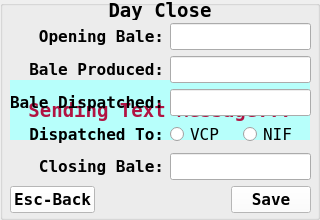
<?xml version="1.0" encoding="UTF-8"?>
<ui version="4.0">
 <class>Day_Close</class>
 <widget class="QWidget" name="Day_Close">
  <property name="geometry">
   <rect>
    <x>0</x>
    <y>0</y>
    <width>320</width>
    <height>220</height>
   </rect>
  </property>
  <property name="font">
   <font>
    <family>DejaVu Sans Mono</family>
    <pointsize>12</pointsize>
   </font>
  </property>
  <property name="windowTitle">
   <string>Form</string>
  </property>
  <widget class="QGroupBox" name="groupBox">
   <property name="geometry">
    <rect>
     <x>0</x>
     <y>0</y>
     <width>320</width>
     <height>220</height>
    </rect>
   </property>
   <property name="title">
    <string/>
   </property>
   <property name="alignment">
    <set>Qt::AlignLeading|Qt::AlignLeft|Qt::AlignVCenter</set>
   </property>
   <widget class="QLabel" name="label">
    <property name="geometry">
     <rect>
      <x>0</x>
      <y>0</y>
      <width>320</width>
      <height>20</height>
     </rect>
    </property>
    <property name="font">
     <font>
      <pointsize>14</pointsize>
      <weight>75</weight>
      <bold>true</bold>
     </font>
    </property>
    <property name="text">
     <string>Day Close</string>
    </property>
    <property name="alignment">
     <set>Qt::AlignCenter</set>
    </property>
   </widget>
   <widget class="QWidget" name="gridLayoutWidget">
    <property name="geometry">
     <rect>
      <x>10</x>
      <y>23</y>
      <width>301</width>
      <height>194</height>
     </rect>
    </property>
    <layout class="QGridLayout" name="gridLayout">
     <item row="5" column="0" colspan="3">
      <layout class="QHBoxLayout" name="horizontalLayout">
       <item>
        <widget class="QPushButton" name="pushButton_back">
         <property name="font">
          <font>
           <family>DejaVu Sans Mono</family>
           <pointsize>12</pointsize>
           <weight>75</weight>
           <bold>true</bold>
          </font>
         </property>
         <property name="focusPolicy">
          <enum>Qt::NoFocus</enum>
         </property>
         <property name="styleSheet">
          <string notr="true">background-color: rgb(255, 255, 255);</string>
         </property>
         <property name="text">
          <string>Esc-Back</string>
         </property>
         <property name="autoDefault">
          <bool>true</bool>
         </property>
        </widget>
       </item>
       <item>
        <spacer name="horizontalSpacer">
         <property name="orientation">
          <enum>Qt::Horizontal</enum>
         </property>
         <property name="sizeHint" stdset="0">
          <size>
           <width>40</width>
           <height>20</height>
          </size>
         </property>
        </spacer>
       </item>
       <item>
        <widget class="QPushButton" name="pushButton_close">
         <property name="font">
          <font>
           <family>DejaVu Sans Mono</family>
           <pointsize>12</pointsize>
           <weight>75</weight>
           <bold>true</bold>
          </font>
         </property>
         <property name="styleSheet">
          <string notr="true">background-color: rgb(255, 255, 255);</string>
         </property>
         <property name="text">
          <string>Save</string>
         </property>
         <property name="autoDefault">
          <bool>true</bool>
         </property>
        </widget>
       </item>
      </layout>
     </item>
     <item row="4" column="1" colspan="2">
      <widget class="QLineEdit" name="lineEdit_closing_bale">
       <property name="focusPolicy">
        <enum>Qt::NoFocus</enum>
       </property>
       <property name="readOnly">
        <bool>true</bool>
       </property>
      </widget>
     </item>
     <item row="2" column="0">
      <widget class="QLabel" name="label_2">
       <property name="font">
        <font>
         <weight>75</weight>
         <bold>true</bold>
        </font>
       </property>
       <property name="text">
        <string>Bale Dispatched:</string>
       </property>
       <property name="alignment">
        <set>Qt::AlignRight|Qt::AlignTrailing|Qt::AlignVCenter</set>
       </property>
      </widget>
     </item>
     <item row="1" column="0">
      <widget class="QLabel" name="label_4">
       <property name="font">
        <font>
         <weight>75</weight>
         <bold>true</bold>
        </font>
       </property>
       <property name="text">
        <string>Bale Produced:</string>
       </property>
       <property name="alignment">
        <set>Qt::AlignRight|Qt::AlignTrailing|Qt::AlignVCenter</set>
       </property>
      </widget>
     </item>
     <item row="0" column="0">
      <widget class="QLabel" name="label_3">
       <property name="font">
        <font>
         <weight>75</weight>
         <bold>true</bold>
        </font>
       </property>
       <property name="text">
        <string>Opening Bale:</string>
       </property>
       <property name="alignment">
        <set>Qt::AlignRight|Qt::AlignTrailing|Qt::AlignVCenter</set>
       </property>
      </widget>
     </item>
     <item row="2" column="1" colspan="2">
      <widget class="QLineEdit" name="lineEdit_bale_dispatched"/>
     </item>
     <item row="1" column="1" colspan="2">
      <widget class="QLineEdit" name="lineEdit_bale_produced"/>
     </item>
     <item row="4" column="0">
      <widget class="QLabel" name="label_6">
       <property name="font">
        <font>
         <weight>75</weight>
         <bold>true</bold>
        </font>
       </property>
       <property name="text">
        <string>Closing Bale:</string>
       </property>
       <property name="alignment">
        <set>Qt::AlignRight|Qt::AlignTrailing|Qt::AlignVCenter</set>
       </property>
      </widget>
     </item>
     <item row="0" column="1" colspan="2">
      <widget class="QLineEdit" name="lineEdit_op_bale">
       <property name="focusPolicy">
        <enum>Qt::NoFocus</enum>
       </property>
       <property name="readOnly">
        <bool>true</bool>
       </property>
      </widget>
     </item>
     <item row="3" column="0">
      <widget class="QLabel" name="label_5">
       <property name="font">
        <font>
         <weight>75</weight>
         <bold>true</bold>
        </font>
       </property>
       <property name="text">
        <string>Dispatched To:</string>
       </property>
       <property name="alignment">
        <set>Qt::AlignRight|Qt::AlignTrailing|Qt::AlignVCenter</set>
       </property>
      </widget>
     </item>
     <item row="3" column="1">
      <widget class="QRadioButton" name="radioButton_vcp">
       <property name="text">
        <string>VCP</string>
       </property>
      </widget>
     </item>
     <item row="3" column="2">
      <widget class="QRadioButton" name="radioButton_nif">
       <property name="text">
        <string>NIF</string>
       </property>
      </widget>
     </item>
    </layout>
   </widget>
   <widget class="QLabel" name="label_info">
    <property name="geometry">
     <rect>
      <x>10</x>
      <y>80</y>
      <width>300</width>
      <height>60</height>
     </rect>
    </property>
    <property name="font">
     <font>
      <family>DejaVu Sans Mono</family>
      <pointsize>14</pointsize>
      <weight>75</weight>
      <bold>true</bold>
     </font>
    </property>
    <property name="styleSheet">
     <string notr="true">background-color: rgb(183, 255, 251);
color: rgb(177, 19, 66);</string>
    </property>
    <property name="text">
     <string>Sending Text Message...</string>
    </property>
    <property name="alignment">
     <set>Qt::AlignCenter</set>
    </property>
    <property name="wordWrap">
     <bool>true</bool>
    </property>
   </widget>
   <zorder>label_info</zorder>
   <zorder>label</zorder>
   <zorder>gridLayoutWidget</zorder>
  </widget>
 </widget>
 <tabstops>
  <tabstop>lineEdit_bale_produced</tabstop>
  <tabstop>lineEdit_bale_dispatched</tabstop>
  <tabstop>radioButton_vcp</tabstop>
  <tabstop>radioButton_nif</tabstop>
  <tabstop>pushButton_close</tabstop>
 </tabstops>
 <resources/>
 <connections/>
</ui>
